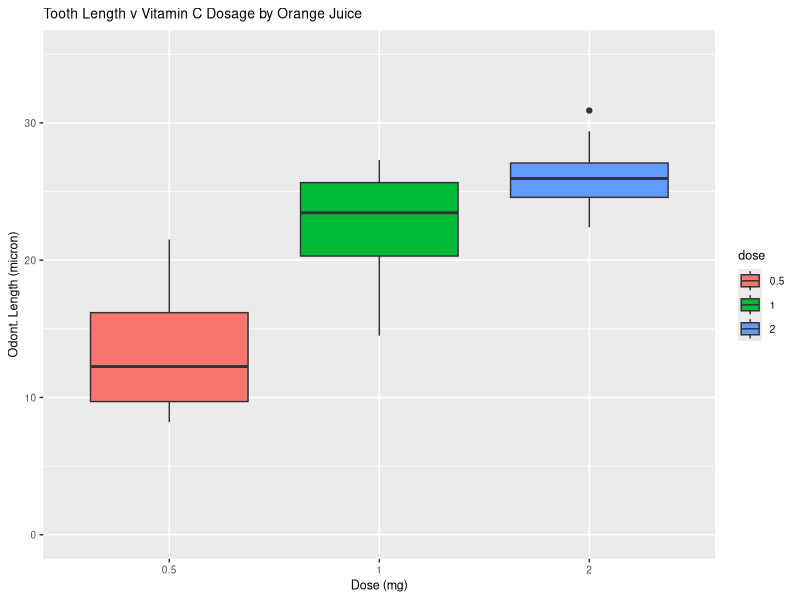
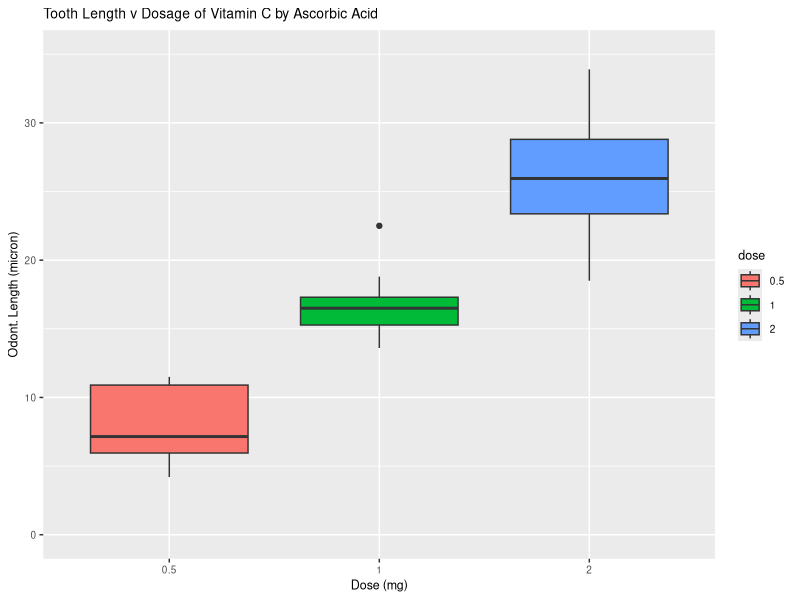

These charts were generated, in order, by the following R code:
## ---- chunk 1
library(datasets)
str(ToothGrowth)
## ---- chunk 2
ToothGrowth$dose <- factor(ToothGrowth$dose)
summary(ToothGrowth)
## ---- chunk 3
options("scipen"=100) ##disable scientific notation
## ---- chunk 4
library(ggplot2)

ojsubset <- ToothGrowth[ToothGrowth$supp == "OJ",] ##subset data where supp = OJ
orangejplot <- ggplot(ojsubset, aes(x=dose,y=len, fill=dose)) +
    geom_boxplot() +
    theme(plot.title = element_text(size = 10),
         text = element_text(size = 9))+
    coord_cartesian(ylim=c(0,35))+
    labs(title='Tooth Length v Vitamin C Dosage by Orange Juice', x='Dose (mg)', y='Odont. Length (micron)')

acidsubset <- ToothGrowth[ToothGrowth$supp == "VC",] ##subset data where supp = VC
acidsubsetplot <- ggplot(acidsubset, aes(x= dose, y=len, fill= dose)) +
    geom_boxplot() +
    theme(plot.title = element_text(size = 10),
         text = element_text(size = 9))+
    coord_cartesian(ylim=c(0,35))+
    labs(title='Tooth Length v Dosage of Vitamin C by Ascorbic Acid', x='Dose (mg)', y='Odont. Length (micron)')
## ---- chunk 5
orangejplot
acidsubsetplot
## ---- chunk 6
acid05 <- acidsubset[acidsubset$dose==0.5,]
acid10 <- acidsubset[acidsubset$dose==1.0,]
acid20 <- acidsubset[acidsubset$dose==2.0,]
oj05 <- ojsubset[ojsubset$dose==0.5,]
oj10 <- ojsubset[ojsubset$dose==1.0,]
oj20 <- ojsubset[ojsubset$dose==2.0,]
## ---- chunk 7
# Perform t test on acidsubset vs ojsubset at 0.5mg dose
t.05.acidoj <- t.test(len ~ supp, data=rbind(acid05,oj05), var.equal=FALSE)

#1.0mg dose
t.10.acidoj <- t.test(len ~ supp, data=rbind(acid10,oj10), var.equal=FALSE)

#2.0mg dose
t.20.acidoj <- t.test(len ~ supp, data=rbind(acid20,oj20), var.equal=FALSE)
## ---- chunk 8

##make display table for data 
a1 <- c("Ascorbic Acid and OJ","Ascorbic Acid and OJ","Ascorbic Acid and OJ")
b1 <- c("0.5mg", "1.0mg", "2.0mg")
c1 <- c(t.05.acidoj$p.value,t.10.acidoj$p.value,t.20.acidoj$p.value)
d1 <- c(t.05.acidoj$conf.int[1],t.05.acidoj$conf.int[1],t.05.acidoj$conf.int[1])
e1 <- c(t.05.acidoj$conf.int[2],t.10.acidoj$conf.int[2],t.20.acidoj$conf.int[2])

resultsummary1 <- data.frame("supplements compared"=a1,
                            "dose level"=b1,
                            "p-value"=c1,
                            "conf. int. (-)"=d1,
                            "conf. int. (+)"=e1, check.names=F)

library(knitr)

kable(resultsummary1, digits = 7, caption = "Summary of Results")

## ---- chunk 9
# Perform t test on 0.5mg vs 1.0mg, within each supplement
t.acid.0510 <- t.test(len ~ dose, data=rbind(acid05,acid10), var.equal=TRUE)
t.oj.0510 <- t.test(len ~ dose, data=rbind(oj05,oj10), var.equal=TRUE)

# 1.0mg vs 2.0mg
t.acid.1020 <- t.test(len ~ dose, data=rbind(acid10,acid20), var.equal=TRUE)
t.oj.1020 <- t.test(len ~ dose, data=rbind(oj10,oj20), var.equal=TRUE)

# 0.5mg vs 2.0mg
t.acid.0520 <- t.test(len ~ dose, data=rbind(acid05,acid20), var.equal=TRUE)
t.oj.0520 <- t.test(len ~ dose, data=rbind(oj05,oj20), var.equal=TRUE)
## ---- chunk 10

##make display table for data 
a <- c("0.5mg and 1.0mg"," 0.5mg and 1.0mg","1.0mg and 2.0mg","1.0mg and 2.0mg", "0.5mg and 2.0mg", "0.5mg and 2.0mg")
b <- c("Acid", "OJ", "Acid", "OJ", "Acid", "OJ")
c <- c(t.acid.0510$p.value,t.oj.0510$p.value,t.acid.1020$p.value,t.oj.1020$p.value,t.acid.0520$p.value,t.oj.0520$p.value)
d <- c(t.acid.0510$conf.int[1],t.oj.0510$conf.int[1],t.acid.1020$conf.int[1],t.oj.1020$conf.int[1],t.acid.0520$conf.int[1],t.oj.0520$conf.int[1])
e <- c(t.acid.0510$conf.int[2],t.oj.0510$conf.int[2],t.acid.1020$conf.int[2],t.oj.1020$conf.int[2],t.acid.0520$conf.int[2],t.oj.0520$conf.int[2])

resultsummary <- data.frame("doses compared"=a,
                    supplement=b,
                    "p-value"=c,
                    "conf. int. (-)"=d,
                    "conf. int. (+)"=e, check.names=F)

kable(resultsummary, digits = 7, caption = "Summary of Results")

## ---- chunk 11

##EXAMPLE SUMMARY TABLE CODE - HIDDEN ABOVE FOR LAYOUT PURPOSES
a1 <- c("Ascorbic Acid and OJ","Ascorbic Acid and OJ","Ascorbic Acid and OJ")
b1 <- c("0.5mg", "1.0mg", "2.0mg")
c1 <- c(t.05.acidoj$p.value,t.10.acidoj$p.value,t.20.acidoj$p.value)
d1 <- c(t.05.acidoj$conf.int[1],t.05.acidoj$conf.int[1],t.05.acidoj$conf.int[1])
e1 <- c(t.05.acidoj$conf.int[2],t.10.acidoj$conf.int[2],t.20.acidoj$conf.int[2])

resultsummary1 <- data.frame("supplements compared"=a1,
                            "dose level"=b1,
                            "p-value"=c1,
                            "conf. int. (-)"=d1,
                            "conf. int. (+)"=e1, check.names=F)
library(knitr)
kable(resultsummary1, digits = 7, caption = "Summary of Results")

